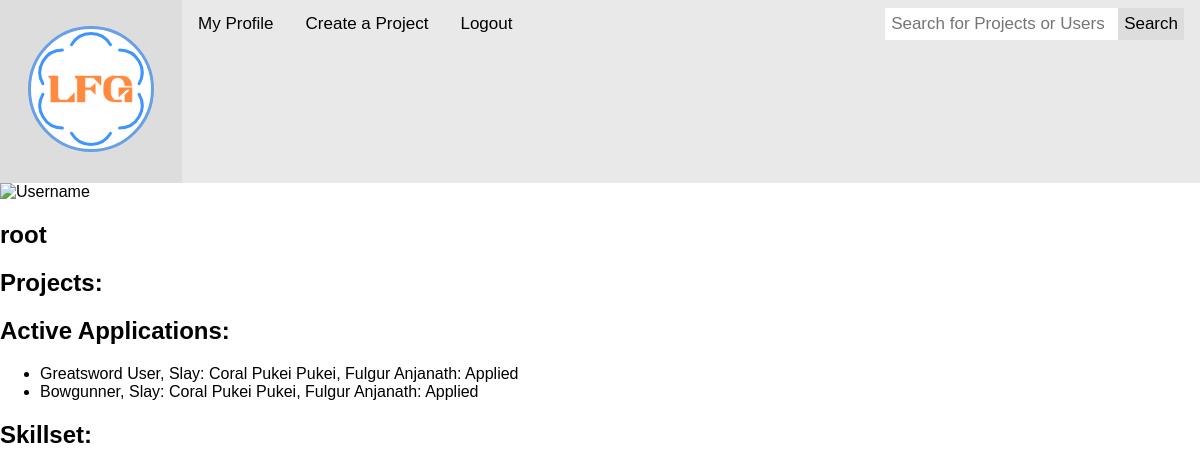
The page /accounts/profile/ (signed in) on the database as committed earlier.
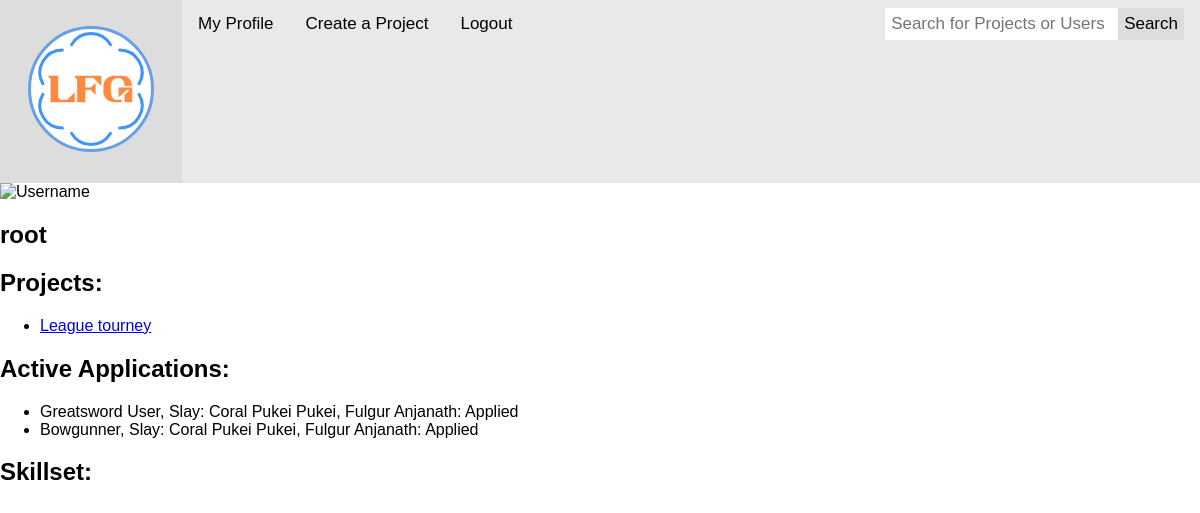
The same page on the database as committed later.
### LFGCore/models.py (models this page shows)
class Application(models.Model):
  applicant = models.ForeignKey(Profile, on_delete=models.CASCADE)
  role = models.ForeignKey(Role, on_delete=models.CASCADE)
  status = models.CharField(max_length=1, choices=(
    ('A', 'Applied'),
    ('O', 'Offered'),
    ('R', 'Rejected'),
    ('D', 'Declined')
  ))

class Role(models.Model):
  project = models.ForeignKey(Project, on_delete=models.CASCADE)
  skills = models.ManyToManyField('Skill')
  title = models.CharField(max_length=45)
  description = models.CharField(max_length=1000)

class Project(models.Model):
  channels = models.ManyToManyField('ChatChannel', through='ProjectChannel')
  name = models.CharField(max_length=45)
  description = models.CharField(max_length=10000)
  start_date = models.DateTimeField(null=True)
  end_date = models.DateTimeField(null=True)

class Member(models.Model):
  profile = models.ForeignKey(Profile, on_delete=models.CASCADE)
  project = models.ForeignKey(Project, on_delete=models.CASCADE)
  roles = models.ManyToManyField('Role')
  is_owner = models.BooleanField()
  start_date = models.DateTimeField()
  end_date = models.DateTimeField(null=True)

### LFGCore/views.py (the view)
# urls.py: path('accounts/profile/', views.profile, name='my_profile_view'),
@login_required
def profile(request, id=None):
  user = None
  if id == None:
    user = request.user
  else:
    user = User.objects.get(id=id)
  return render(request, 'LFGCore/profile.html', {"user": user, "skillset": [], 'logged_in' : request.user.is_authenticated })

### LFGCore/templates/LFGCore/profile.html (shortened to what this page needs)
{% extends logged_in|yesno:"LFGCore/top.html,LFGCore/notloggedtop.html" %}
{% block content %}
<div class="card">
  <img src="image_defaultProfile.jpg" alt="Username" style="width:100%">
  <h2>{{ user.username }}</h2>
  <h2>Projects:</h2>
  <ul>
    {% for member in user.profile.member_set.all %}
    <li>
      <a href="/project/{{ member.project.id }}/">{{ member.project.name }}</a>
    {% endfor %}
  </ul>
  <h2>Active Applications:</h2>
  <ul>
    {% for application in user.profile.application_set.all %}
      <li>
        {{ application.role.title }}, {{ application.role.project.name }}: {{ application.get_status_display }}
      </li>
    {% endfor %}
  </ul>
  <h2>Skillset:</h2>
</div>
{% endblock content %}

Rows that differ between the two databases and show on the page:
added Member: project.name "League tourney"
